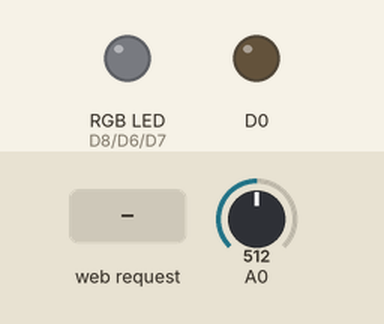
Recording of a sketch running on a simulated ESP8266 (NodeMCU). Parts: an RGB LED mixed from three pins (HIGH = lit), output pins drawn as LEDs (lit = HIGH). The inputs (shaded band) are chosen by the test bench; at power-on: A0 = 512. WiFi joins after 1.5 s; servers stay silent unless stated; what the sketch prints to the serial monitor is not drawn.

Above: at 2.7 s.
2.8 s: HTTP request GET /rgb?red=1 received
At 4.4 s:
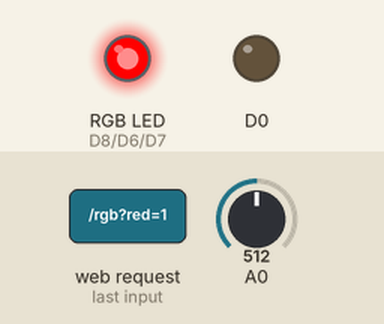
5.0 s: HTTP request GET /rgb?green=1 received
At 5.9 s:
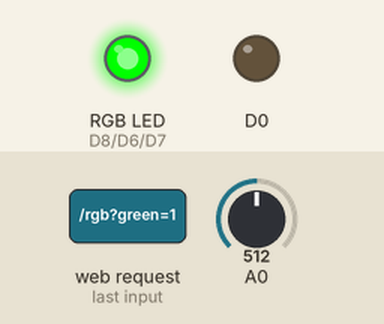
7.0 s: HTTP request GET /rgb?blue=1 received
At 8.7 s:
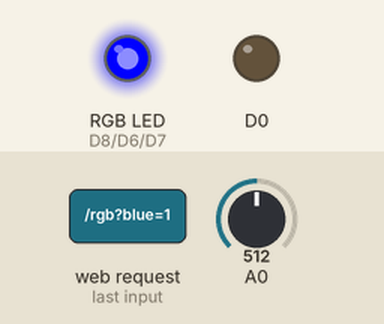
9.0 s: HTTP request GET /rgb?red=1&green=1&blue=1 received
At 10.2 s:
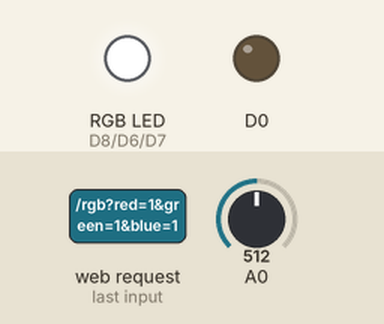
11.0 s: HTTP request GET /rgb received
At 12.7 s:
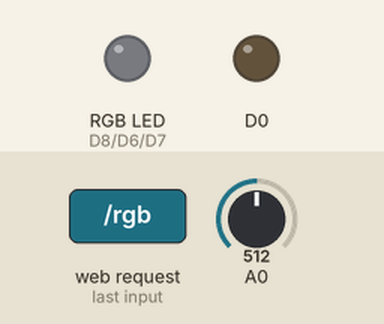
13.0 s: HTTP request GET /rgb?red=120 received
At 14.5 s:
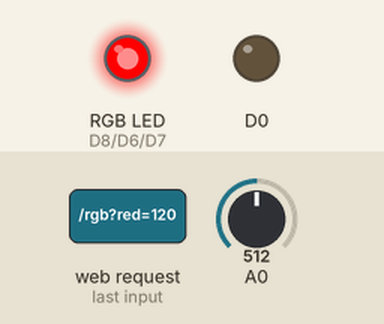
Timing chart, 0 to 16.0 s (numbered marks = the images above; inputs shaded):
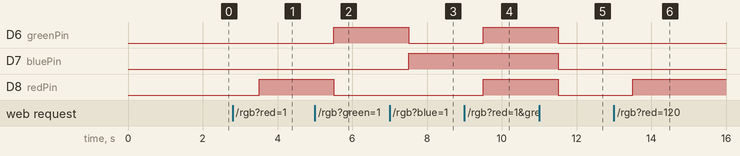

Measured:
- after the input at 2.8 s, D8 (redPin): LOW → HIGH after 0.71 s
- after the input at 5.0 s, D6 (greenPin): LOW → HIGH after 0.51 s; D8 (redPin): HIGH → LOW after 0.51 s
- after the input at 7.0 s, D6 (greenPin): HIGH → LOW after 0.51 s; D7 (bluePin): LOW → HIGH after 0.51 s
- after the input at 9.0 s, D6 (greenPin), D8 (redPin): LOW → HIGH after 0.51 s
- after the input at 11.0 s, D6 (greenPin), D7 (bluePin), D8 (redPin): HIGH → LOW after 0.51 s
- after the input at 13.0 s, D8 (redPin): LOW → HIGH after 0.51 s

The sketch:

esp_mini_rgb_blink_web.ino
```cpp
/*
  To upload through terminal you can use: curl -F "image=@firmware.bin" esp8266-webupdate.local/update
  replace the hostname with the one printed on serial
*/

#include <ESP8266WiFi.h>
#include <WiFiClient.h>
#include <ESP8266WebServer.h>
#include <ESP8266mDNS.h>
#include <ESP8266HTTPUpdateServer.h>

char* host = "esp8266";

const char* ssid = "VaasaHacklab-g";
const char* password = "xxxxxxxx";


//LDR = A0;
//RED = 15;
//GREEN = 12;
//BLUE = 13;
//BUTTON = 4;

#define greenPin 12
#define bluePin 13
#define redPin 15

int pin = 13;
int Red = 1;
int Green = 1;
int Blue = 1;


String content;


ESP8266WebServer httpServer(80);
ESP8266HTTPUpdateServer httpUpdater;

void handleRgb() {

  String Value = httpServer.arg("red");
  Red = Value.toInt();
  digitalWrite(redPin, Red);
  Value = httpServer.arg("green");
  Green = Value.toInt();
  digitalWrite(greenPin, Green);
  Value = httpServer.arg("blue");
  Blue = Value.toInt();
  digitalWrite(bluePin, Blue);


  content ="<!DOCTYPE HTML>\r\n<html>\
  <html>\
<body>\
<form method='get' action='rgb'>\
  <input type='checkbox' name='red' value='1' ";
    if (Red==1) content += "checked";
  content += "> Red<br>\
  <input type='checkbox' name='green' value='1' ";
  if (Green==1) content += "checked";
  content +="> Green<br>\
  <input type='checkbox' name='blue' value='1' ";
  if (Blue==1) content += "checked";
  content +="> Blue <br>\
  <input type='submit'>\
</form> \
</body>\
</html>";


  httpServer.send(200, "text/html", content);
}

void setRgb() {
  content = "<!DOCTYPE HTML>\r\n<html>";
  content += "bloo";
  String Value = httpServer.arg("red");
  Red = Value.toInt();
  digitalWrite(redPin, Red);
  Value = httpServer.arg("green");
  Green = Value.toInt();
  digitalWrite(greenPin, Green);
  Value = httpServer.arg("blue");
  Blue = Value.toInt();
  digitalWrite(bluePin, Blue);

  httpServer.send(200, "text/html", content);

}


void setup(void){

  Serial.begin(115200);
  Serial.println();
  Serial.println("Booting Sketch...");
  WiFi.mode(WIFI_AP_STA);
  WiFi.begin(ssid, password);

  while(WiFi.waitForConnectResult() != WL_CONNECTED){
    WiFi.begin(ssid, password);
    Serial.println("WiFi failed, retrying.");
  }

  String MacAddress = WiFi.softAPmacAddress();
  String HostName = WiFi.hostname();
  //MacAddress.toCharArray(host, 20);
  HostName.toCharArray(host, 20);
  Serial.println(host);
  Serial.println(WiFi.localIP());
  pinMode(D0, OUTPUT);
  pinMode(A0, INPUT);


  pinMode(pin, OUTPUT);
  pinMode(12, OUTPUT);
  pinMode(15, OUTPUT);


  MDNS.begin(host);

  httpUpdater.setup(&httpServer);
  httpServer.begin();

  httpServer.on("/rgb", handleRgb);
  httpServer.on("/setrgb", setRgb);


  MDNS.addService("http", "tcp", 80);

  Serial.printf("HTTPUpdateServer ready! Open http://%s.local/update in your browser\n", host);
}


// the loop function runs over and over again forever
void loop() {
  httpServer.handleClient();
  int light = map(analogRead(A0),100,1024,0,255);

//  digitalWrite(pin, HIGH);   // turn the LED on (HIGH is the voltage level)
//  digitalWrite(12, HIGH);   // turn the LED on (HIGH is the voltage level)
//  digitalWrite(15, HIGH);   // turn the LED on (HIGH is the voltage level)
//  analogWrite(15, light);
//  analogWrite(12, light);
//  analogWrite(pin, light);
//  Serial.println(".");
  Serial.print(light);
//  delay(1000);              // wait for a second
//  digitalWrite(pin, LOW);    // turn the LED off by making the voltage LOW
//  digitalWrite(15, LOW);
  delay(1000);              // wait for a second
}
```
